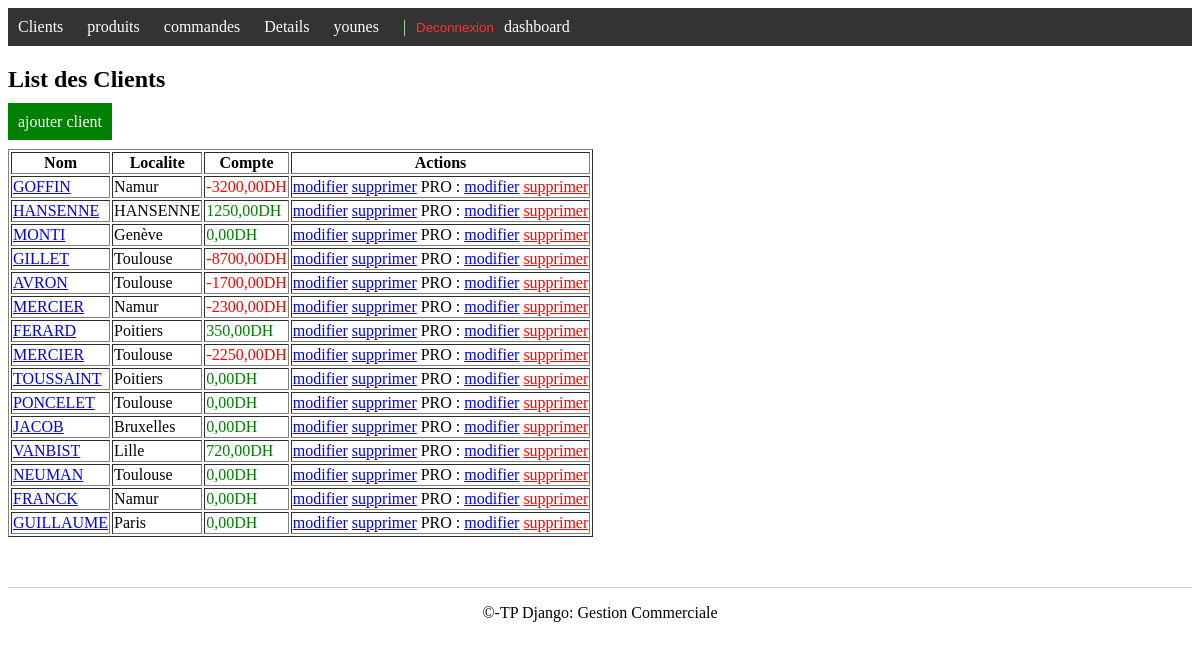
The app's page /Boutique/clients/ (signed in), older data.
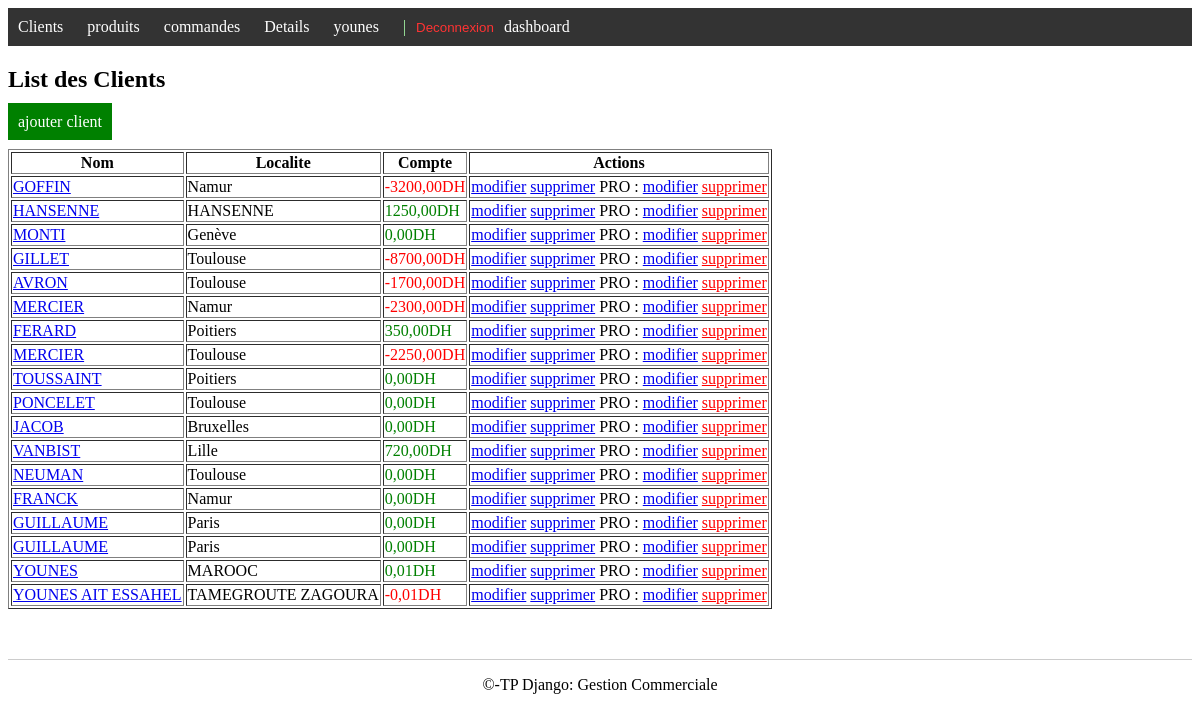
The same page, newer data.
### Boutique/models.py (models this page shows, shortened)
class Client(models.Model):
    ncli=models.CharField(max_length=10,primary_key=True)
    nom=models.CharField(max_length=100)
    adresse=models.CharField(max_length=200)
    localite=models.CharField(max_length=100)
    cat=models.CharField(max_length=2,null=True,blank=True)
    compte=models.DecimalField(max_digits=10,decimal_places=2)

### Boutique/views.py (the view)
# urls.py: path('clients/',views.list_clients,name='clients'),
@login_required(login_url=LOGIN_URL)
def list_clients(request):
    data_clients=Client.objects.all()
    return render(request,'Boutique/clients.html',{'clients':data_clients})

### Boutique/templates/Boutique/clients.html (shortened to what this page needs)
{%extends 'Boutique/base.html'%}
{% block content %}
<h2>List des Clients</h2>
{% if perms.Boutique.add_client%}
  <a href="{% url 'ajouter_client' %}"
     style="background:green;color:white;padding:10px;text-decoration:none;">
     ajouter client
</a><br><br>
{%endif%}
<table border="1">
    <tr><th>Nom</th><th>Localite</th><th>Compte</th><th>Actions</th></tr>
    {% for c in clients%}
    <tr>
        <td>
            <a href="{% url 'client_commandes' c.ncli %}">{{c.nom|upper}}</a>
        </td>
        <td>{{c.localite|capfirst}}</td>
        <td style="color:{%if c.compte < 0 %} red {%else%} green {%endif%}">{{c.compte}}DH</td>
        <td>
            {%if perms.Boutique.change_client%}
                <a href="{% url 'modifier_client' c.ncli %}">modifier</a>
            {%endif%}
            {%if perms.Boutique.delete_client%}
                <a href="{% url 'supprimer_client' c.ncli %}" style="collor:red;">supprimer</a>
            {%endif%}
           <span>PRO : </span>
            <a href="{% url 'update' 0 c.ncli 0 %}">modifier</a>
            <a href="{% url 'delete' 0 c.ncli 0 %}" style="color:red;">supprimer</a>
        </td>
    </tr>
    {% endfor %}
</table>
{% endblock %}

Row changes from the older to the newer data that the page shows:
added Client: nom "GUILLAUME", localite "Paris", compte "0,00"
added Client: nom "YOUNES", localite "MAROOC", compte "0,01"
added Client: nom "YOUNES AIT ESSAHEL", localite "TAMEGROUTE ZAGOURA", compte "-0,01"
